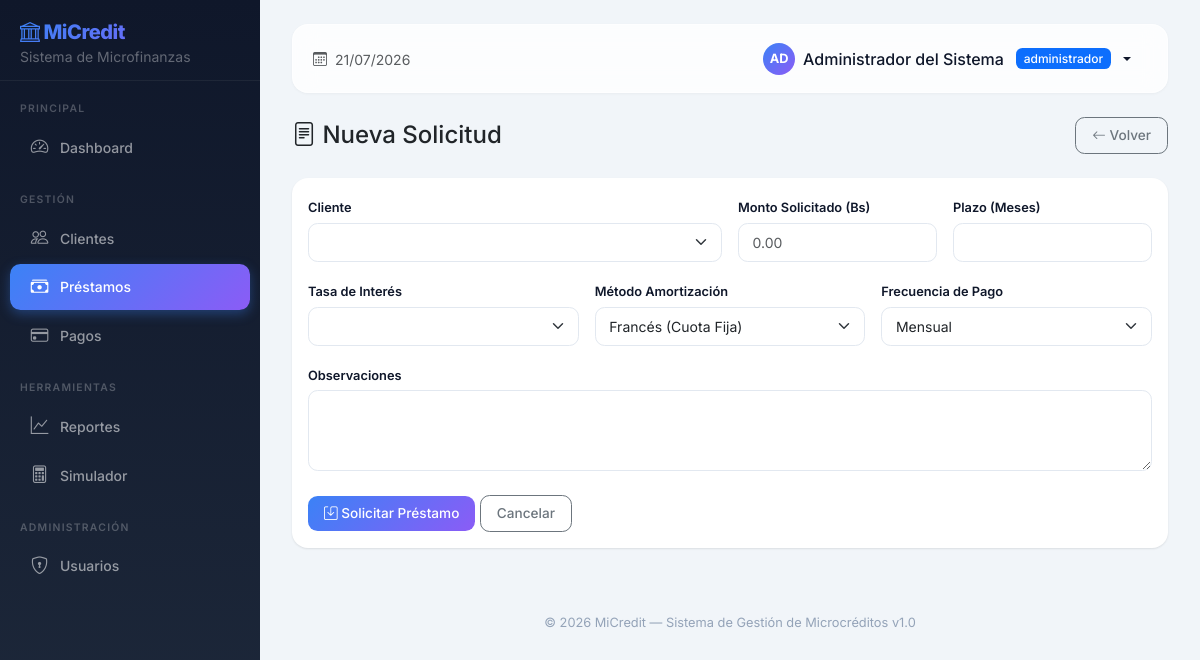
The page /prestamos/nuevo (signed in) on the database its author committed.
### app/models.py (models this page shows, shortened)
class Usuario(UserMixin, db.Model):
    __tablename__ = 'usuarios'
    id = db.Column(db.Integer, primary_key=True, autoincrement=True)
    nombre_completo = db.Column(db.String(150), nullable=False)
    email = db.Column(db.String(100), unique=True, nullable=False)
    username = db.Column(db.String(50), unique=True, nullable=False)
    password_hash = db.Column(db.String(255), nullable=False)
    rol_id = db.Column(db.Integer, db.ForeignKey('roles.id'), nullable=False)
    activo = db.Column(db.Boolean, default=True)
    ultimo_acceso = db.Column(db.DateTime)
    fecha_creacion = db.Column(db.DateTime, default=datetime.utcnow)
    fecha_actualizacion = db.Column(db.DateTime, default=datetime.utcnow)
    def has_role(self, role_name):
        return self.rol and self.rol.nombre == role_name
    def has_any_role(self, *roles):
        return self.rol and self.rol.nombre in roles

class Rol(db.Model):
    __tablename__ = 'roles'
    id = db.Column(db.Integer, primary_key=True, autoincrement=True)
    nombre = db.Column(db.String(50), unique=True, nullable=False)
    descripcion = db.Column(db.String(255))
    fecha_creacion = db.Column(db.DateTime, default=datetime.utcnow)
    usuarios = db.relationship('Usuario', backref='rol', lazy=True)

### app/routes/prestamos.py (the view, shortened to what this page needs)
@prestamos_bp.route('/nuevo', methods=['GET', 'POST'])
@login_required
def nuevo():
    if not current_user.has_any_role('administrador', 'asesor'):
        flash('No tiene permisos para solicitar préstamos.', 'error')
        return redirect(url_for('prestamos.listar'))
    form = PrestamoForm()
    form.cliente_id.choices = [(c.id, f'{c.nombre_completo} ({c.numero_documento})')
                                for c in Cliente.query.filter_by(activo=True).order_by(Cliente.nombre_completo).all()]
    form.tasa_interes_id.choices = [(t.id, f'{t.nombre} ({float(t.valor)*100}% {t.tipo_tasa})')
                                     for t in TasaInteres.query.filter_by(activo=True).all()]
    return render_template('prestamos/form.html', form=form, titulo='Nueva Solicitud')

### app/forms.py
class PrestamoForm(FlaskForm):
    cliente_id = SelectField('Cliente', coerce=int, validators=[DataRequired()])
    monto_solicitado = DecimalField('Monto Solicitado (Bs)', places=2, validators=[DataRequired(), NumberRange(min=1)])
    tasa_interes_id = SelectField('Tasa de Interés', coerce=int, validators=[DataRequired()])
    plazo_meses = IntegerField('Plazo (Meses)', validators=[DataRequired(), NumberRange(min=1, max=120)])
    metodo_amortizacion = SelectField('Método Amortización',
                                       choices=[('frances', 'Francés (Cuota Fija)'), ('alemán', 'Alemán (Amortización Constante)')])
    frecuencia_pago = SelectField('Frecuencia de Pago',
                                   choices=[('mensual', 'Mensual'), ('quincenal', 'Quincenal'), ('semanal', 'Semanal')])
    observaciones = TextAreaField('Observaciones')
    submit = SubmitField('Solicitar Préstamo')

### app/templates/prestamos/form.html (shortened to what this page needs)
{% extends "base.html" %}
{% block content %}
<div class="d-flex justify-content-between align-items-center mb-4">
    <h4 class="mb-0"><i class="bi bi-file-text"></i> {{ titulo }}</h4>
    <a href="{{ url_for('prestamos.listar') }}" class="btn btn-outline-secondary"><i class="bi bi-arrow-left"></i> Volver</a>
</div>
<div class="card">
    <div class="card-body">
        <form method="POST">
            <div class="row g-3">
                <div class="col-md-6">
                    {{ form.cliente_id.label(class="form-label") }}
                    {{ form.cliente_id(class="form-select" + (" is-invalid" if form.cliente_id.errors else "")) }}
                </div>
                <div class="col-md-3">
                    {{ form.monto_solicitado.label(class="form-label") }}
                    {{ form.monto_solicitado(class="form-control" + (" is-invalid" if form.monto_solicitado.errors else ""), placeholder="0.00") }}
                </div>
                <div class="col-md-3">
                    {{ form.plazo_meses.label(class="form-label") }}
                    {{ form.plazo_meses(class="form-control" + (" is-invalid" if form.plazo_meses.errors else "")) }}
                </div>
                <div class="col-md-4">
                    {{ form.tasa_interes_id.label(class="form-label") }}
                    {{ form.tasa_interes_id(class="form-select" + (" is-invalid" if form.tasa_interes_id.errors else "")) }}
                </div>
                <div class="col-md-4">
                    {{ form.metodo_amortizacion.label(class="form-label") }}
                    {{ form.metodo_amortizacion(class="form-select") }}
                </div>
                <div class="col-md-4">
                    {{ form.frecuencia_pago.label(class="form-label") }}
                    {{ form.frecuencia_pago(class="form-select") }}
                </div>
                <div class="col-12">
                    {{ form.observaciones.label(class="form-label") }}
                    {{ form.observaciones(class="form-control", rows=3) }}
                </div>
            </div>
            <div class="mt-4">
                <button type="submit" class="btn btn-primary"><i class="bi bi-save"></i> {{ form.submit.label.text }}</button>
                <a href="{{ url_for('prestamos.listar') }}" class="btn btn-outline-secondary">Cancelar</a>
            </div>
        </form>
    </div>
</div>
{% endblock %}

### app/templates/base.html (shortened to what this page needs)
<!DOCTYPE html>
<html lang="es">
<head>
    <link href="https://cdn.jsdelivr.net/npm/bootstrap@5.3.3/dist/css/bootstrap.min.css" rel="stylesheet">
    <link rel="stylesheet" href="https://cdn.jsdelivr.net/npm/bootstrap-icons@1.11.3/font/bootstrap-icons.min.css">
</head>
<body>
    {% if current_user.is_authenticated %}
    {% set es_admin = current_user.has_role('administrador') %}
    {% set es_gerente = current_user.has_role('gerente') %}
    {% set es_asesor = current_user.has_role('asesor') %}
    {% set es_cajero = current_user.has_role('cajero') %}
    <div class="sidebar">
        <div class="brand">
            <a href="{{ url_for('main.dashboard') }}" class="text-decoration-none">
                <h5 class="mb-0"><i class="bi bi-bank me-1"></i>MiCredit</h5>
                <small>Sistema de Microfinanzas</small>
            </a>
        </div>
        <div class="nav-section">Principal</div>
        <ul class="nav flex-column">
            <li>
                <a class="nav-link {% if request.endpoint == 'main.dashboard' %}active{% endif %}" href="{{ url_for('main.dashboard') }}">
                    <i class="bi bi-speedometer2"></i> Dashboard
                </a>
            </li>
        </ul>
        <div class="nav-section">Gestión</div>
        <ul class="nav flex-column">
            <li>
                <a class="nav-link {% if request.endpoint and 'clientes' in request.endpoint %}active{% endif %}" href="{{ url_for('clientes.listar') }}">
                    <i class="bi bi-people"></i> Clientes
                </a>
            </li>
            <li>
                <a class="nav-link {% if request.endpoint and 'prestamos' in request.endpoint %}active{% endif %}" href="{{ url_for('prestamos.listar') }}">
                    <i class="bi bi-cash-stack"></i> Préstamos
                </a>
            </li>
            {% if es_admin or es_cajero %}
            <li>
                <a class="nav-link {% if request.endpoint and 'pagos' in request.endpoint %}active{% endif %}" href="{{ url_for('pagos.listar') }}">
                    <i class="bi bi-credit-card"></i> Pagos
                </a>
            </li>
            {% endif %}
        </ul>
        <div class="nav-section">Herramientas</div>
        <ul class="nav flex-column">
            {% if es_admin or es_gerente %}
            <li>
                <a class="nav-link {% if request.endpoint and 'reportes' in request.endpoint %}active{% endif %}" href="{{ url_for('reportes.index') }}">
                    <i class="bi bi-graph-up"></i> Reportes
                </a>
            </li>
            {% endif %}
            <li>
                <a class="nav-link" href="{{ url_for('prestamos.proyectar') }}">
                    <i class="bi bi-calculator"></i> Simulador
                </a>
            </li>
        </ul>
        {% if es_admin %}
        <div class="nav-section">Administración</div>
        <ul class="nav flex-column">
            <li>
                <a class="nav-link {% if request.endpoint and 'usuarios' in request.endpoint %}active{% endif %}" href="{{ url_for('usuarios.listar') }}">
                    <i class="bi bi-shield-lock"></i> Usuarios
                </a>
            </li>
        </ul>
        {% endif %}
    </div>
    <div class="content">
        <nav class="navbar-top d-flex justify-content-between align-items-center">
            <div>
                <span class="text-muted small"><i class="bi bi-calendar3 me-1"></i> {{ now().strftime('%d/%m/%Y') }}</span>
            </div>
            <ul class="nav align-items-center">
                <li class="nav-item dropdown">
                    <a class="nav-link dropdown-toggle d-flex align-items-center gap-2" href="#" data-bs-toggle="dropdown" style="color: var(--primary-dark); font-weight: 500;">
                        <span class="d-inline-flex align-items-center justify-content-center rounded-circle" style="width: 32px; height: 32px; background: var(--accent-gradient); color: #fff; font-size: .8rem; font-weight: 700;">
                            {{ current_user.nombre_completo[:2] | upper }}
                        </span>
                        <span class="d-none d-md-inline">{{ current_user.nombre_completo }}</span>
                        <span class="badge bg-primary ms-1">{{ current_user.rol.nombre }}</span>
                    </a>
                </li>
            </ul>
        </nav>
        {% block content %}{% endblock %}
        <footer class="text-center">
            &copy; {{ now().strftime('%Y') }} MiCredit — Sistema de Gestión de Microcréditos v1.0
        </footer>
    </div>
    {% else %}
    {% block full_content %}{% endblock %}
    {% endif %}
</body>
</html>

### app/templates/base.html (style rules this page uses)
:root { --sidebar-width: 260px; --primary-dark: #0f172a; --primary-mid: #1e293b; --accent: #3b82f6; --accent-gradient: linear-gradient(135deg, #3b82f6, #8b5cf6); --success: #10b981; --warning: #f59e0b; --danger: #ef4444; }
* { font-family: 'Inter', sans-serif; }
body { background: #f1f5f9; }
.sidebar { min-height: 100vh; width: var(--sidebar-width); background: linear-gradient(180deg, var(--primary-dark) 0%, var(--primary-mid) 100%); position: fixed; top: 0; left: 0; z-index: 100; overflow-y: auto; }
.sidebar .brand { padding: 1.25rem 1.25rem .75rem; border-bottom: 1px solid rgba(255,255,255,.06); }
.sidebar .brand h5 { font-weight: 800; letter-spacing: -.5px; background: var(--accent-gradient); -webkit-background-clip: text; -webkit-text-fill-color: transparent; background-clip: text; }
.sidebar .brand small { color: rgba(255,255,255,.35); font-weight: 400; }
.sidebar .nav-section { font-size: .65rem; text-transform: uppercase; letter-spacing: .12em; color: rgba(255,255,255,.25); padding: 1.25rem 1.25rem .4rem; font-weight: 600; }
.sidebar .nav-link { color: rgba(255,255,255,.55); padding: .6rem 1.25rem; margin: .1rem .6rem; border-radius: .65rem; transition: all .2s ease; font-size: .875rem; font-weight: 500; display: flex; align-items: center; gap: .65rem; }
.sidebar .nav-link i { font-size: 1.1rem; width: 1.25rem; text-align: center; }
.sidebar .nav-link.active { color: #fff; background: var(--accent-gradient); box-shadow: 0 4px 12px rgba(59,130,246,.35); }
.content { margin-left: var(--sidebar-width); padding: 1.5rem 2rem; min-height: 100vh; }
.navbar-top { background: rgba(255,255,255,.8); backdrop-filter: blur(12px); -webkit-backdrop-filter: blur(12px); border-radius: 1rem; padding: .6rem 1.25rem; margin-bottom: 1.5rem; box-shadow: 0 1px 3px rgba(0,0,0,.04); border: 1px solid rgba(255,255,255,.5); }
.card { border: none; border-radius: 1rem; box-shadow: 0 1px 3px rgba(0,0,0,.04), 0 1px 2px rgba(0,0,0,.06); transition: all .25s ease; background: #fff; }
.btn { border-radius: .6rem; font-weight: 500; font-size: .85rem; padding: .45rem 1rem; transition: all .2s ease; }
.btn-primary { background: var(--accent-gradient); border: none; }
.badge { font-weight: 500; padding: .35em .65em; border-radius: .4rem; font-size: .75rem; }
.form-control, .form-select { border-radius: .6rem; border: 1.5px solid #e2e8f0; padding: .5rem .85rem; font-size: .875rem; transition: all .2s ease; }
.form-label { font-weight: 600; font-size: .8rem; color: var(--primary-dark); margin-bottom: .35rem; }
footer { border-top: 1px solid #f1f5f9; padding-top: 1.5rem; margin-top: 2.5rem; color: #94a3b8; font-size: .8rem; }

### rows shown on the page
Usuario: nombre_completo "AD", nombre_completo "Administrador del Sistema"
Rol: rol.nombre "administrador"

### other values the page prints
{{ titulo }} "Nueva Solicitud"
